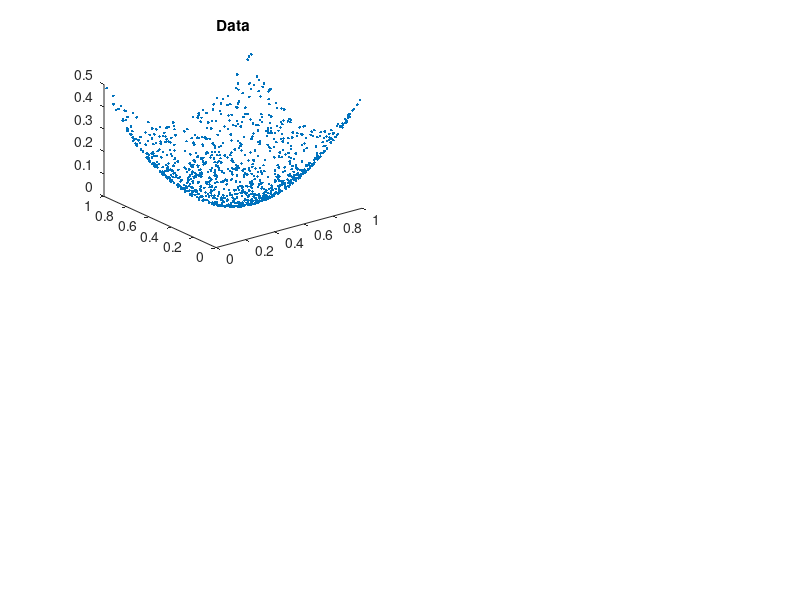

Reproduce this figure in MATLAB. (Note: this script raises an error after producing the figure.)
%% MLP as universal function approximator

% We will learn the function (x-0.5)^2 + (y-0.5)^2) 
X=rand(1000,2);
T=(X(:,1)-0.5).^2 + (X(:,2)-0.5).^2;

% Visualize the input-output data
figure(1);

subplot(2,2,1);   
  plot3(X(:,1),X(:,2),T,'.');
  title('Data');

% Init a network with 2 input units, 10 hidden units, one output unit. 
N=mlp_init([2 50 1]);  

% Visualize the activation before training
subplot(2,2,2); 
  Y=mlp_activate(N,X);
  plot3(X(:,1),X(:,2),Y,'.');
  title('Random Network');

% Train the network for 100 steps
N=mlp_train(N,X,T,1000);

% Show graphically the learning trend
subplot(2,2,3); 
  plot(N.err);
  title('Learning error');
  
% Show graphically the learning trend
subplot(2,2,4); 
  Y=mlp_activate(N,X);
  plot3(X(:,1),X(:,2),Y,'.');
  title('Trained network');
  